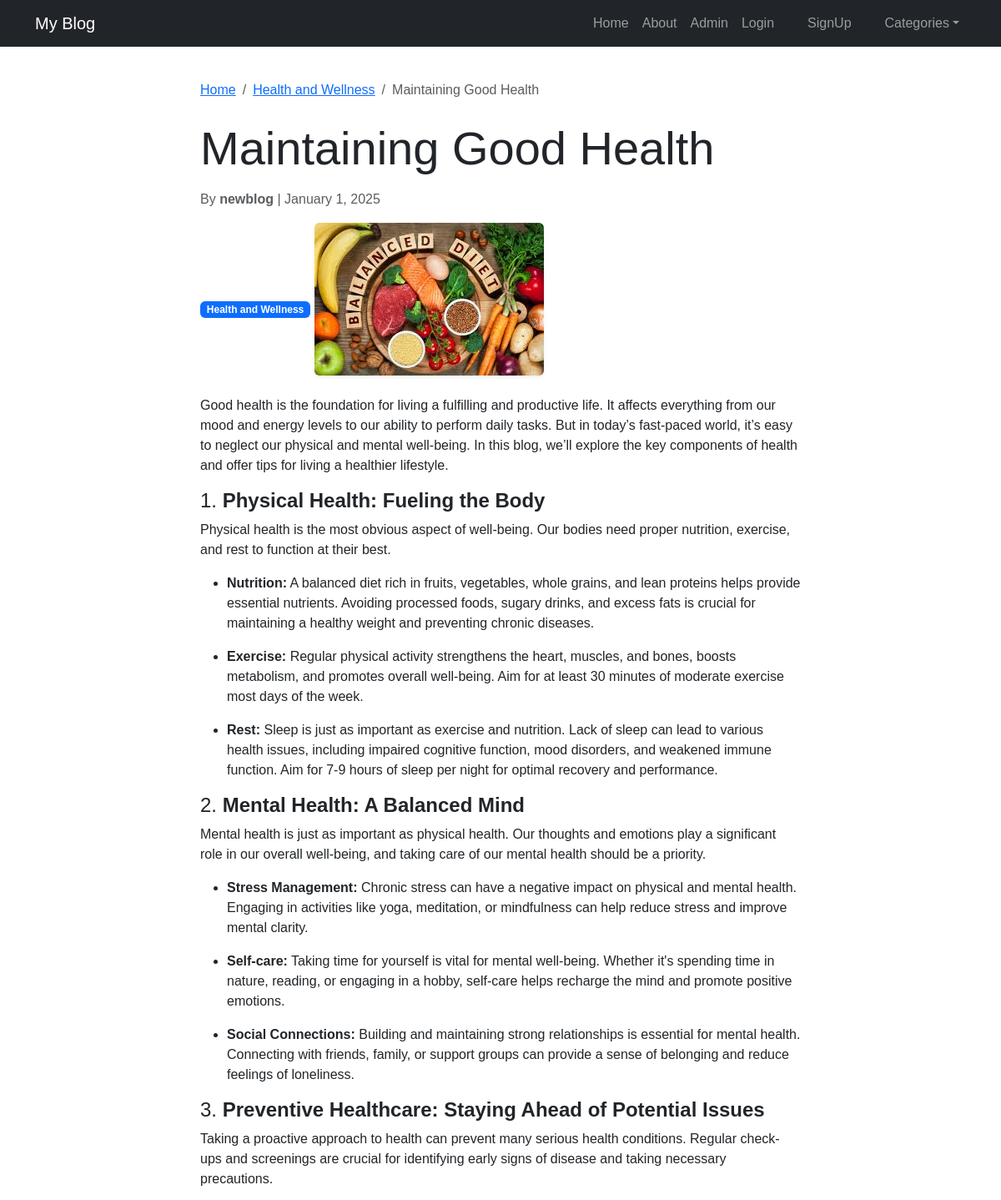
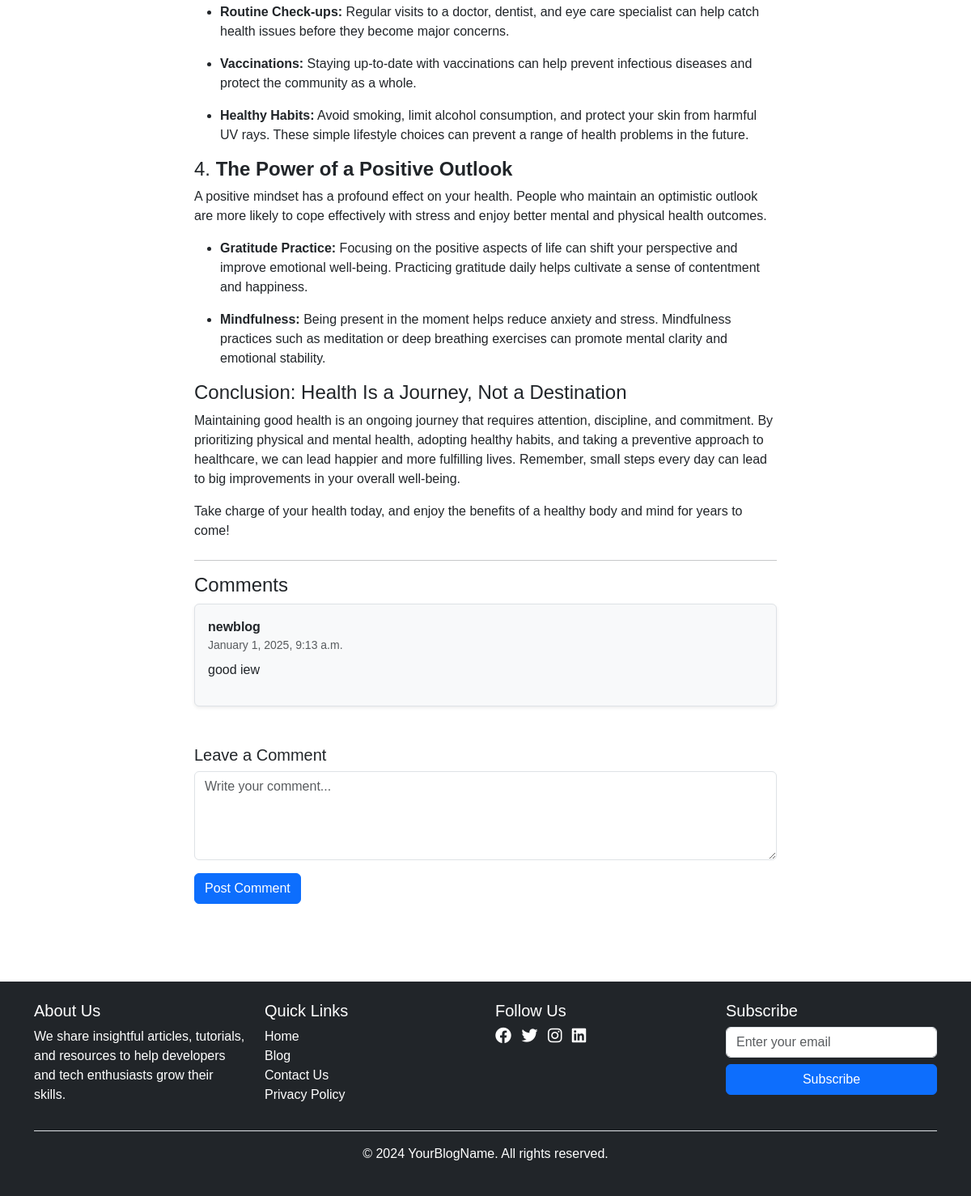
The app's page /6/health/ with its own data (2 pictures, top to bottom).
### blog/models.py (models this page shows, shortened)
class Post(models.Model):
    title = models.CharField(max_length=255)
    slug = models.SlugField(unique=True)
    author = models.ForeignKey(User, on_delete=models.CASCADE)
    category = models.ForeignKey(Category, on_delete=models.CASCADE)
    content =  HTMLField()
    post_image = models.ImageField(upload_to='post_images/', null=True, blank=True)
    published_date = models.DateTimeField(auto_now_add=True)
    updated_date = models.DateTimeField(auto_now=True)
    is_published = models.BooleanField(default=False)

class Category(models.Model):
    name = models.CharField(max_length=255)
    slug = models.SlugField(unique=True)
    image = models.ImageField(upload_to='category_images/', blank=True, null=True)
    description = models.TextField(blank=True, null=True)

### comments/models.py (models this page shows, shortened)
class Comment(models.Model):
    post = models.ForeignKey(Post, on_delete=models.CASCADE, related_name='comments')
    author = models.ForeignKey(User, on_delete=models.CASCADE)
    content = models.TextField()
    created_at = models.DateTimeField(auto_now_add=True)

### blog/views.py (the view)
# urls.py: path('<int:pk>/<slug:slug>/', views.PostDetailView.as_view(), name='post_detail'),
class PostDetailView(DetailView):
    model = Post
    template_name = 'blog/post_detail.html'
    context_object_name = 'post'
    def get_context_data(self, **kwargs):
        context = super().get_context_data(**kwargs)
        context['comments'] = self.object.comments.all()
        return context

### blog/templates/blog/post_detail.html (shortened to what this page needs)
{% extends 'base.html' %}
{% block content %}
<div class="container my-5">
    <div class="row">
        <div class="col-lg-8 mx-auto">
            <nav aria-label="breadcrumb" class="mb-4">
                <ol class="breadcrumb">
                    <li class="breadcrumb-item"><a href="/">Home</a></li>
                    <li class="breadcrumb-item">
                        <a href="{% url 'blog:category_data' slug=object.category.slug %}">{{ object.category.name }}</a>
                    </li>
                    <li class="breadcrumb-item active" aria-current="page">{{ object.title }}</li>
                </ol>
            </nav>
            <h1 class="display-4 mb-3">{{ object.title }}</h1>
            <p class="text-muted">
                By <strong>{{ object.author }}</strong> | {{ object.published_date|date:"F j, Y" }}
            </p>
            {% if object.category %}
            <p class="badge bg-primary">{{ object.category.name }}</p>
            {% endif %}
            {% if object.post_image %}
                <img src="{{ object.post_image.url }}" class="img-fluid rounded shadow-sm mb-4" alt="{{ object.title }}">
            {% endif %}
            <div class="blog-content mb-4">
                {{ object.content|safe }}
            </div>
            <hr>
            <div class="comments-section">
                <h2 class="h4">Comments</h2>
                {% if comments %}
                    <ul class="list-unstyled">
                        {% for comment in comments %}
                            <li class="mb-3">
                                <div class="border p-3 rounded bg-light shadow-sm">
                                    <strong>{{ comment.author }}</strong>
                                    <small class="text-muted d-block">{{ comment.created_at|date:"F j, Y, g:i a" }}</small>
                                    <p class="mt-2">{{ comment.content }}</p>
                                </div>
                            </li>
                        {% endfor %}
                    </ul>
                {% else %}
                    <p class="text-muted">No comments yet. Be the first to comment!</p>
                {% endif %}
            </div>
            <div class="comment-form mt-5">
                <h4 class="h5">Leave a Comment</h4>
                <form method="POST" action="{% url 'comments:comment_add' post_id=object.pk %}">
                    <div class="mb-3">
                        <textarea class="form-control" name="content" rows="4" placeholder="Write your comment..." required></textarea>
                    </div>
                    <button type="submit" class="btn btn-primary">Post Comment</button>
                </form>
            </div>
        </div>
    </div>
</div>
{% endblock %}

### static/css/style.css (style rules this page uses)
body { margin: 0; font-family: Arial, sans-serif; }

### records on screen
Post: category.name "Health and Wellness", title "Maintaining Good Health", author "newblog", published_date "January 1, 2025", post_image (picture), content "Good health is the foundation for living a fulfilling and productive life. It affects everything from our mood and energy levels to our ability to perform daily tasks. But in today’s fast-paced world, it’s easy to neglect our physical and mental well-being. In this blog, we’ll explore the key components of health and offer tips for living a healthier lifestyle. 1. Physical Health: Fueling the Body Physical health is the most obvious aspect of well-being. Our bodies need proper nutrition, exercise, and rest to function at their best. Nutrition: A balanced diet rich in fruits, vegetables, whole grains, and lean proteins helps provide essential nutrients. Avoiding processed foods, sugary…"
Comment: author "newblog", created_at "January 1, 2025, 9:13 a.m.", content "good iew"
